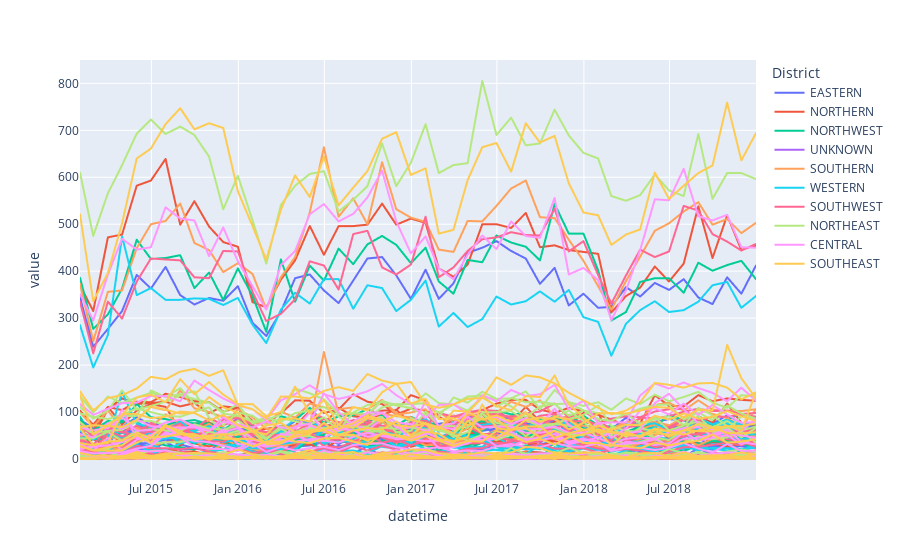

The code cell stored with this chart in its notebook:
### Code cell
px.line(df_ts,color='District')
